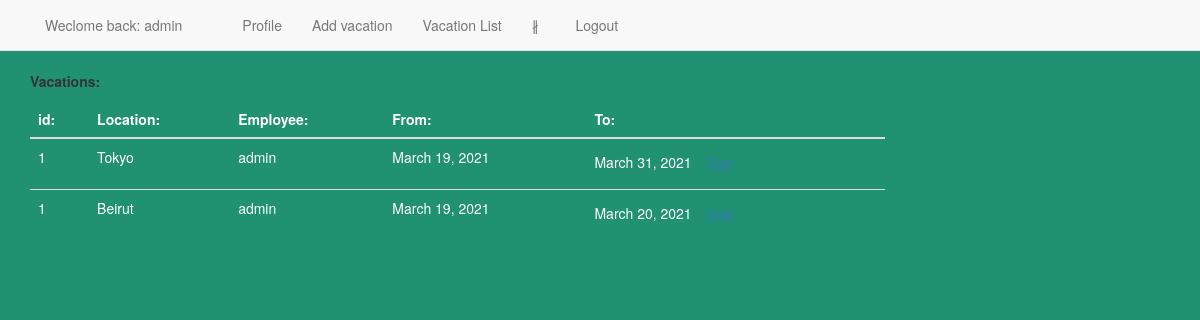
The app's page /vacations/ (signed in) with its own data.
### Vacations/models.py (models this page shows, shortened)
class Vacation(models.Model):
    user = models.ForeignKey(User, on_delete=models.CASCADE)
    desc = models.CharField(max_length=255)
    from_date = models.DateField()
    to_date = models.DateField()

### Vacations/views.py (the view)
@login_required
def vacation_list(request):
    context = {}
    vacation_list = Vacation.objects.filter(user=request.user).all()
    context['vacations'] = vacation_list
    return render(request, 'Vacations/list_vacations.html', context)

### Vacations/templates/Vacations/list_vacations.html (shortened to what this page needs)
{% extends "Vacations/base.html" %} {%block head %} Vacation List{% endblock%}
{% block container_block %}
<p><strong>Vacations:</strong></p>
<body>
  <div id="div-1">
  <table id="vacation_table" class="table table-dark" style="width: 75%;">
    <thead>
      <tr>
        <th>id:</th>
        <th>Location:</th>
        <th>Employee:</th>
        <th>From:</th>
        <th>To:</th>
      </tr>
    </thead>
    <tbody>
      {% for vacation in vacations %}
      <tr>
        <td>{{vacation.user_id}}</td>
        <td>{{vacation.desc}}</td>
        <td>{{vacation.user}}</td>
        <td >{{vacation.from_date}}</td>
        <td >{{vacation.to_date}}
          <button type="submit" value="edit" class="btn btn-link">Edit</button>
        </td>
      </tr>
      {% endfor %}
    </tbody>
  </table>
</div>
  {% endblock %}

### Vacations/templates/Vacations/base.html (shortened to what this page needs)
<!DOCTYPE html>
<html lang="en">
<head>
    <link rel="stylesheet" href="https://maxcdn.bootstrapcdn.com/bootstrap/3.3.7/css/bootstrap.min.css">
    <link rel="stylesheet" type="text/css" href="//cdn.datatables.net/1.10.24/css/jquery.dataTables.min.css">
</head>
<body>
 <nav class="navbar navbar-default navbar-static-top">
    <div class="container">
        <ul class="nav navbar-nav">
            <li><a>Weclome back: {{user.username}}</a></li>
            <li><a></a></li>
            <li><a href = "{% url 'index' %}" >Profile </a></li>
            <li><a href = "{% url 'form_VacationForm' %}">Add vacation</a></li>
            <li><a href = "{% url 'vacation_list' %}">Vacation List</a></li>
            <li><a>&nspar; &ThinSpace;</a></li>
            <li class="form-inline"><a href = "{% url 'logout_request' %}">Logout</a></li>
        </div>
</nav>
    <div class="container">
       {% block container_block %}{% endblock  %}
    </div>
</body>
</html>

### Vacations/templates/Vacations/list_vacations.html (style rules this page uses)
body { background-color: #209171; }
#div-1 { color: white; }

### records on screen
Vacation: user_id "1", desc "Tokyo", user "admin", from_date "March 19, 2021", to_date "March 31, 2021"
Vacation: user_id "1", desc "Beirut", user "admin", from_date "March 19, 2021", to_date "March 20, 2021"

### other values on screen
{{ user.username }} "admin"
